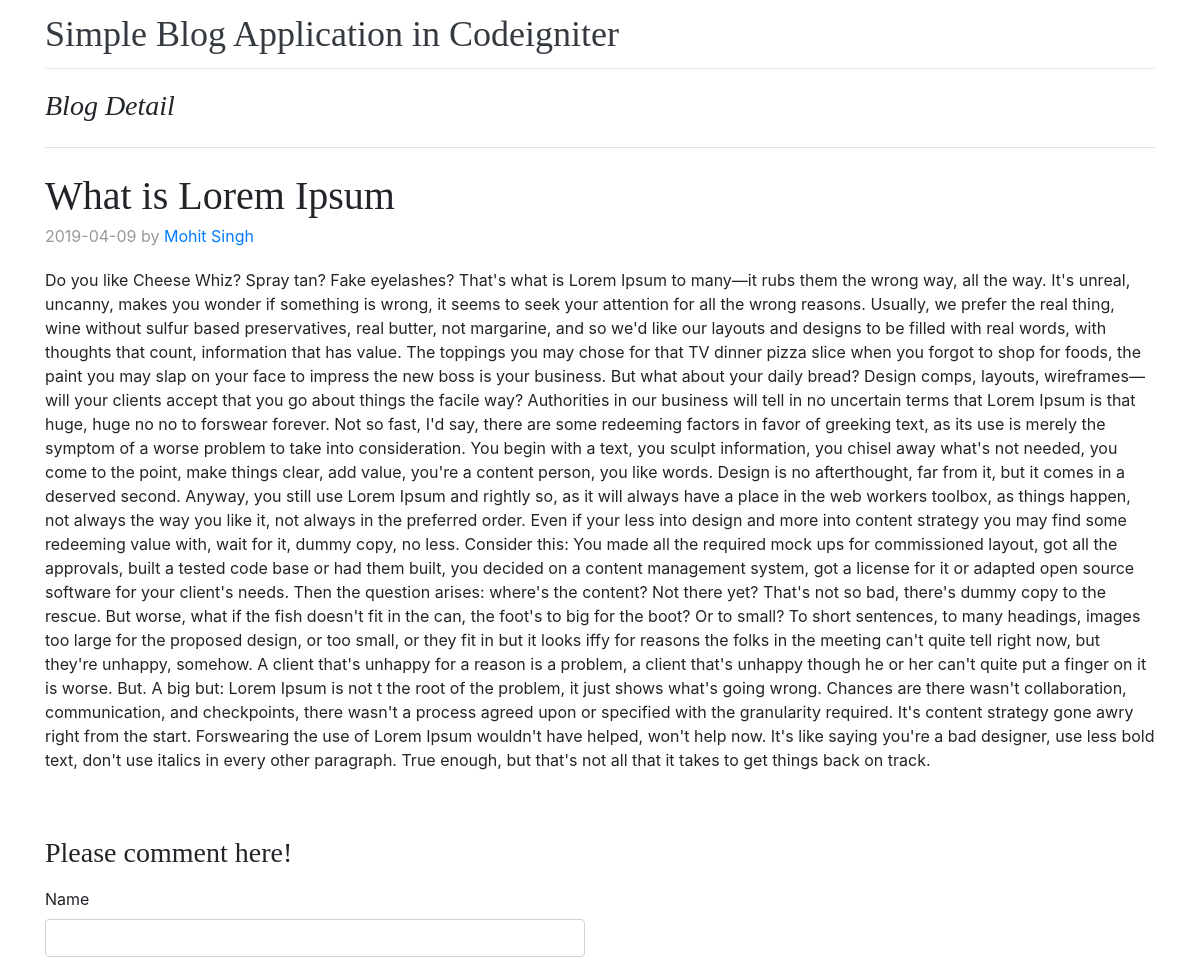
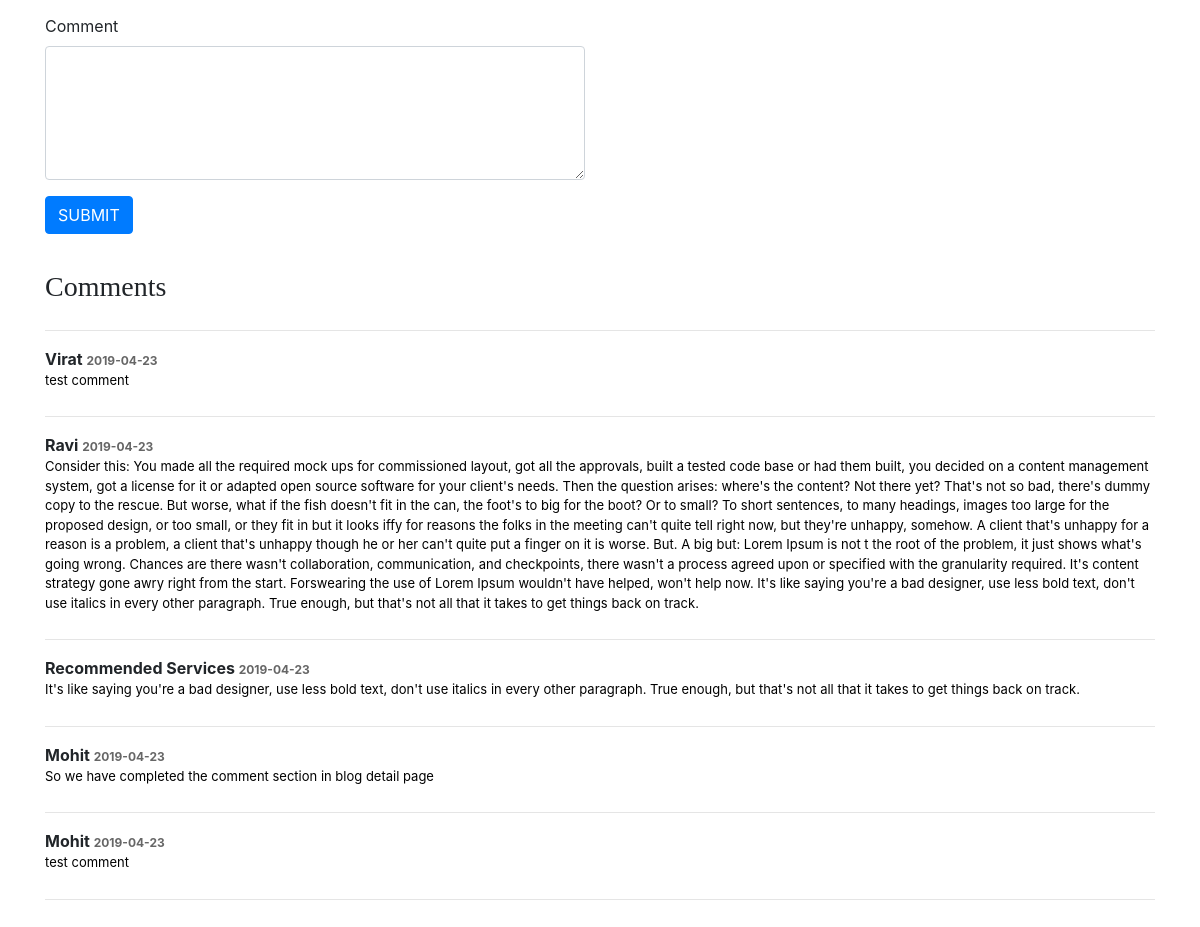
/home/blogDetail/7, run on the app's committed database (2 pictures, top to bottom).
### tables this page shows
CREATE TABLE `blogs` (
  `blog_id` int(11) NOT NULL,
  `title` varchar(255) NOT NULL,
  `description` text NOT NULL,
  `author` varchar(50) NOT NULL,
  `special` enum('promo','featured') NOT NULL,
  `created_at` date NOT NULL
);

CREATE TABLE `comments` (
  `comment_id` int(11) NOT NULL,
  `blog_id` int(11) NOT NULL,
  `name` varchar(50) NOT NULL,
  `comment` text NOT NULL,
  `status` enum('Active','Block') NOT NULL DEFAULT 'Active',
  `created_at` date NOT NULL
);

### application/controllers/Home.php (called while the page is built, shortened)
<?php
class Home extends CI_controller{
	function blogDetail($blogId) {
		$this->load->model('Blog_model');
		$this->load->model('Comment_model');
		$blog = $this->Blog_model->getBlog($blogId);
		$data = array();
		$data['blog'] = $blog;
		$comments = $this->Comment_model->getCommentsOfABlog($blogId);
		$data['comments'] = $comments;
		$this->load->library('form_validation');
		$this->form_validation->set_rules('name','Name','required');
		$this->form_validation->set_rules('comment','Comment','required');
		if ($this->form_validation->run() == true) {
			$formArray = array();
			$formArray['name'] = $this->input->post('name');
			$formArray['blog_id'] = $blogId;
			$formArray['comment'] = $this->input->post('comment');
			$formArray['created_at'] = date('Y-m-d');
			$this->Comment_model->create($formArray);
			$this->session->set_flashdata('msg','Comment saved successfully!');
			redirect(base_url().'home/blogDetail/'.$blog['blog_id']);
		} else {
			$this->load->view('detail',$data);
		}
	}
}
?>

### index.php (called while the page is built, shortened)
<?php
require_once BASEPATH.'core/CodeIgniter.php';

### application/models/Blog_model.php (called while the page is built, shortened)
<?php
class Blog_model extends CI_model
{
	function getBlog($id)
	{
		$this->db->where('blog_id',$id);
		$blog = $this->db->get('blogs')->row_array();
		return $blog;
	}
 }
?>

### application/models/Comment_model.php (called while the page is built, shortened)
<?php
class Comment_model extends CI_model
{
	function getCommentsOfABlog($blog_id) {
		$this->db->order_by('comment_id','DESC');
		$this->db->where('blog_id',$blog_id);
		$this->db->where('status','Active');
		$comments = $this->db->get('comments')->result_array();
		return $comments;
	}
 }
?>

### application/views/detail.php (the view, shortened to what this page needs)
<!doctype html>
<html lang="en">
  <head>
    <link rel="stylesheet" href="https://stackpath.bootstrapcdn.com/bootstrap/4.2.1/css/bootstrap.min.css">
    <link href="<?php echo base_url().'assets/css/blog.css';?>" rel="stylesheet">
  </head>
  <body>
    <div class="container">
  <header class="blog-header py-3">
    <div class="row flex-nowrap justify-content-between align-items-center">
      <div class="col-12">
        <a class="blog-header-logo text-dark" href="#">Simple Blog Application in Codeigniter</a>
      </div>
    </div>
  </header>
</div>
<main role="main" class="container " >
  <div class="row">
    <div class="col-md-12 blog-main mT1">
      <h3 class="pb-4 mb-4 font-italic border-bottom">
        Blog Detail
      </h3>
        <div class="blog-post">
        <h2 class="blog-post-title"><?php echo $blog['title'];?></h2>
        <p class="blog-post-meta"><?php echo $blog['created_at'];?> by <a href="#"><?php echo $blog['author'];?></a></p>
        <?php echo $blog['description'];?>
      </div>
    </div>
    <div class="col-md-6 comment-box">
      <form method="post" action="<?php echo base_url().'home/blogDetail/'.$blog['blog_id']?>" name="commentForm">
        <h3 style="padding-bottom: 10px;">Please comment here!</h3>
       <div class="form-group">
         <label>Name</label>
         <input type="text" name="name" id="name" value="<?php echo set_value('name');?>" class="form-control">
       </div>
       <div class="form-group">
         <label>Comment</label>
         <textarea rows="5" class="form-control" name="comment" id="comment"><?php echo set_value('comment');?></textarea>
       </div>
       <div class="form-group">
         <button type="submit" name="submit" class="btn btn-primary">SUBMIT</button>
       </div>
       </form>
    </div>
    <div class="col-md-12 pB20">
      <h3 class="pB10 mT1">Comments</h3>
      <hr>
      <?php if(!empty($comments)){
        foreach($comments as $comment){?>
      <div class="wrapper">
        <div class="name"><?php echo $comment['name']?> <span> <?php echo $comment['created_at']?></span></div>
        <div class="comment"><?php echo $comment['comment']?></div>
      </div>
      <hr>
      <?php } }  else {?>
        No comments yet
      <?php } ?>
    </div>
  </div>
  </main>
</body>
</html>

### assets/css/blog.css (style rules this page uses)
.blog-header { line-height: 1; border-bottom: 1px solid #e5e5e5; }
.blog-header-logo { font-family: "Playfair Display", Georgia, "Times New Roman", serif; font-size: 2.25rem; }
h1, h2, h3, h4, h5, h6 { font-family: "Playfair Display", Georgia, "Times New Roman", serif; }
.blog-post { margin-bottom: 4rem; }
.blog-post-title { margin-bottom: .25rem; font-size: 2.5rem; }
.blog-post-meta { margin-bottom: 1.25rem; color: #999; }
.mT1 { margin-top:20px; }
.wrapper { padding-bottom: 10px; }
.wrapper .name { font-size: 16px; font-weight: bold; }
.wrapper .name span { font-size: 12px; color: #666; }
.wrapper .comment { font-size: 13px; color: #000; }
.pB10 { padding-bottom: 10px; }
.pB20 { padding-bottom: 20px; }

### data on the page
blogs: title "What is Lorem Ipsum", created_at "2019-04-09", author "Mohit Singh", description "Do you like Cheese Whiz? Spray tan? Fake eyelashes? That's what is Lorem Ipsum to many—it rubs them the wrong way, all the way. It's unreal, uncanny, makes you wonder if something is wrong, it seems to seek your attention for all the wrong reasons. Usually, we prefer the real thing, wine without sulfur based preservatives, real butter, not margarine, and so we'd like our layouts and designs to be filled with real words, with thoughts that count, information that has value. The toppings you may chose for that TV dinner pizza slice when you forgot to shop for foods, the paint you may slap on your face to impress the new boss is your business. But what about your daily bread? Design comps,…"
comments: name "Virat", created_at "2019-04-23", comment "test comment"
comments: name "Ravi", created_at "2019-04-23", comment "Consider this: You made all the required mock ups for commissioned layout, got all the approvals, built a tested code base or had them built, you decided on a content management system, got a license for it or adapted open source software for your client's needs. Then the question arises: where's the content? Not there yet? That's not so bad, there's dummy copy to the rescue. But worse, what if the fish doesn't fit in the can, the foot's to big for the boot? Or to small? To short sentences, to many headings, images too large for the proposed design, or too small, or they fit in but it looks iffy for reasons the folks in the meeting can't quite tell right now, but they're unhappy, somehow. A…"
comments: name "Recommended Services", created_at "2019-04-23", comment "It's like saying you're a bad designer, use less bold text, don't use italics in every other paragraph. True enough, but that's not all that it takes to get things back on track."
comments: name "Mohit", created_at "2019-04-23", comment "So we have completed the comment section in blog detail page"
comments: name "Mohit", created_at "2019-04-23", comment "test comment"
